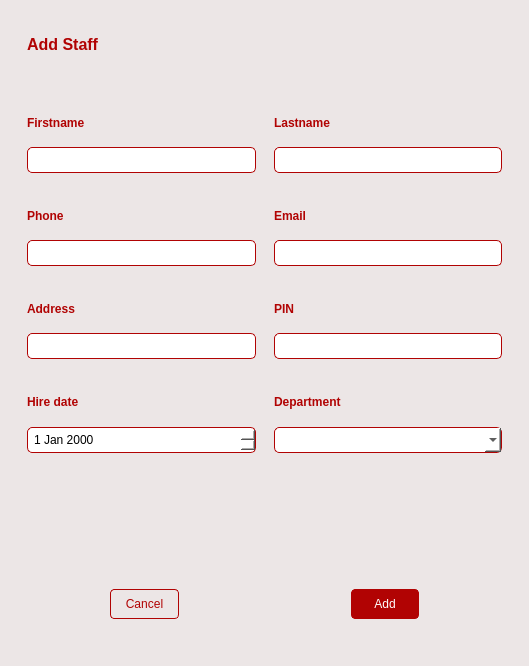
<?xml version="1.0" encoding="UTF-8"?>
<ui version="4.0">
 <class>Dialog</class>
 <widget class="QDialog" name="Dialog">
  <property name="geometry">
   <rect>
    <x>0</x>
    <y>0</y>
    <width>529</width>
    <height>666</height>
   </rect>
  </property>
  <property name="windowTitle">
   <string>Dialog</string>
  </property>
  <layout class="QGridLayout" name="gridLayout" columnstretch="1">
   <property name="leftMargin">
    <number>0</number>
   </property>
   <property name="topMargin">
    <number>0</number>
   </property>
   <property name="rightMargin">
    <number>0</number>
   </property>
   <property name="bottomMargin">
    <number>0</number>
   </property>
   <property name="spacing">
    <number>0</number>
   </property>
   <item row="0" column="0">
    <widget class="QWidget" name="widget" native="true">
     <property name="styleSheet">
      <string notr="true">background-color: rgb(236, 230, 230);</string>
     </property>
     <layout class="QGridLayout" name="gridLayout_3" rowstretch="1,8" columnminimumwidth="0">
      <item row="0" column="0">
       <widget class="QWidget" name="widget_4" native="true">
        <layout class="QHBoxLayout" name="horizontalLayout">
         <item>
          <widget class="QWidget" name="widget_7" native="true">
           <property name="font">
            <font>
             <weight>75</weight>
             <bold>true</bold>
            </font>
           </property>
           <layout class="QGridLayout" name="gridLayout_2">
            <item row="0" column="0">
             <widget class="QLabel" name="label">
              <property name="font">
               <font>
                <pointsize>12</pointsize>
                <weight>75</weight>
                <bold>true</bold>
               </font>
              </property>
              <property name="styleSheet">
               <string notr="true">color: #B10303;</string>
              </property>
              <property name="text">
               <string>Add Staff</string>
              </property>
             </widget>
            </item>
           </layout>
          </widget>
         </item>
         <item>
          <widget class="QWidget" name="widget_8" native="true"/>
         </item>
        </layout>
       </widget>
      </item>
      <item row="1" column="0">
       <widget class="QWidget" name="widget_2" native="true">
        <layout class="QVBoxLayout" name="verticalLayout">
         <item>
          <widget class="QWidget" name="widget_3" native="true">
           <property name="minimumSize">
            <size>
             <width>0</width>
             <height>0</height>
            </size>
           </property>
           <property name="maximumSize">
            <size>
             <width>16777215</width>
             <height>16777215</height>
            </size>
           </property>
           <layout class="QHBoxLayout" name="horizontalLayout_2">
            <property name="spacing">
             <number>0</number>
            </property>
            <property name="leftMargin">
             <number>0</number>
            </property>
            <property name="topMargin">
             <number>0</number>
            </property>
            <property name="rightMargin">
             <number>0</number>
            </property>
            <property name="bottomMargin">
             <number>0</number>
            </property>
            <item>
             <widget class="QWidget" name="widget_13" native="true">
              <layout class="QVBoxLayout" name="verticalLayout_3">
               <item>
                <widget class="QLabel" name="fnamelabel">
                 <property name="font">
                  <font>
                   <weight>75</weight>
                   <bold>true</bold>
                  </font>
                 </property>
                 <property name="styleSheet">
                  <string notr="true">color: #B10303;</string>
                 </property>
                 <property name="text">
                  <string>Firstname</string>
                 </property>
                </widget>
               </item>
               <item>
                <widget class="QLineEdit" name="fnameinput">
                 <property name="styleSheet">
                  <string notr="true">background-color: rgb(255, 255, 255);
border: 1px solid  #B10303;
border-radius: 5px;
padding: 4px;
</string>
                 </property>
                </widget>
               </item>
              </layout>
             </widget>
            </item>
            <item>
             <widget class="QWidget" name="widget_14" native="true">
              <layout class="QVBoxLayout" name="verticalLayout_2">
               <item>
                <widget class="QLabel" name="lnamelabel">
                 <property name="font">
                  <font>
                   <weight>75</weight>
                   <bold>true</bold>
                  </font>
                 </property>
                 <property name="styleSheet">
                  <string notr="true">color: #B10303;</string>
                 </property>
                 <property name="text">
                  <string>Lastname</string>
                 </property>
                </widget>
               </item>
               <item>
                <widget class="QLineEdit" name="lnameinput">
                 <property name="styleSheet">
                  <string notr="true">background-color: rgb(255, 255, 255);
border: 1px solid  #B10303;
border-radius: 5px;
padding: 4px;</string>
                 </property>
                </widget>
               </item>
              </layout>
             </widget>
            </item>
           </layout>
          </widget>
         </item>
         <item>
          <widget class="QWidget" name="widget_5" native="true">
           <layout class="QHBoxLayout" name="horizontalLayout_3">
            <property name="spacing">
             <number>0</number>
            </property>
            <property name="leftMargin">
             <number>0</number>
            </property>
            <property name="topMargin">
             <number>0</number>
            </property>
            <property name="rightMargin">
             <number>0</number>
            </property>
            <property name="bottomMargin">
             <number>0</number>
            </property>
            <item>
             <widget class="QWidget" name="widget_12" native="true">
              <layout class="QVBoxLayout" name="verticalLayout_4">
               <item>
                <widget class="QLabel" name="phonelabel">
                 <property name="font">
                  <font>
                   <weight>75</weight>
                   <bold>true</bold>
                  </font>
                 </property>
                 <property name="styleSheet">
                  <string notr="true">color: #B10303;</string>
                 </property>
                 <property name="text">
                  <string>Phone</string>
                 </property>
                </widget>
               </item>
               <item>
                <widget class="QLineEdit" name="phoneinput">
                 <property name="styleSheet">
                  <string notr="true">background-color: rgb(255, 255, 255);
border: 1px solid  #B10303;
border-radius: 5px;
padding: 4px;
</string>
                 </property>
                </widget>
               </item>
              </layout>
             </widget>
            </item>
            <item>
             <widget class="QWidget" name="widget_15" native="true">
              <layout class="QVBoxLayout" name="verticalLayout_5">
               <item>
                <widget class="QLabel" name="emaillabel">
                 <property name="font">
                  <font>
                   <weight>75</weight>
                   <bold>true</bold>
                  </font>
                 </property>
                 <property name="styleSheet">
                  <string notr="true">color: #B10303;</string>
                 </property>
                 <property name="text">
                  <string>Email</string>
                 </property>
                </widget>
               </item>
               <item>
                <widget class="QLineEdit" name="emailinput">
                 <property name="styleSheet">
                  <string notr="true">background-color: rgb(255, 255, 255);
border: 1px solid  #B10303;
border-radius: 5px;
padding: 4px;
</string>
                 </property>
                </widget>
               </item>
              </layout>
             </widget>
            </item>
           </layout>
          </widget>
         </item>
         <item>
          <widget class="QWidget" name="widget_6" native="true">
           <layout class="QHBoxLayout" name="horizontalLayout_4" stretch="5,5">
            <property name="spacing">
             <number>0</number>
            </property>
            <property name="leftMargin">
             <number>0</number>
            </property>
            <property name="topMargin">
             <number>0</number>
            </property>
            <property name="rightMargin">
             <number>0</number>
            </property>
            <property name="bottomMargin">
             <number>0</number>
            </property>
            <item>
             <widget class="QWidget" name="widget_16" native="true">
              <layout class="QVBoxLayout" name="verticalLayout_7">
               <item>
                <widget class="QLabel" name="addresslabel">
                 <property name="font">
                  <font>
                   <weight>75</weight>
                   <bold>true</bold>
                  </font>
                 </property>
                 <property name="styleSheet">
                  <string notr="true">color: #B10303;</string>
                 </property>
                 <property name="text">
                  <string>Address</string>
                 </property>
                </widget>
               </item>
               <item>
                <widget class="QLineEdit" name="addressinput">
                 <property name="styleSheet">
                  <string notr="true">background-color: rgb(255, 255, 255);
border: 1px solid  #B10303;
border-radius: 5px;
padding: 4px;
</string>
                 </property>
                </widget>
               </item>
              </layout>
             </widget>
            </item>
            <item>
             <widget class="QWidget" name="widget_17" native="true">
              <layout class="QVBoxLayout" name="verticalLayout_6">
               <item>
                <widget class="QLabel" name="pininput">
                 <property name="font">
                  <font>
                   <weight>75</weight>
                   <bold>true</bold>
                  </font>
                 </property>
                 <property name="styleSheet">
                  <string notr="true">color: #B10303;</string>
                 </property>
                 <property name="text">
                  <string>PIN</string>
                 </property>
                </widget>
               </item>
               <item>
                <widget class="QLineEdit" name="pinlabel">
                 <property name="styleSheet">
                  <string notr="true">background-color: rgb(255, 255, 255);
border: 1px solid  #B10303;
border-radius: 5px;
padding: 4px;
</string>
                 </property>
                </widget>
               </item>
              </layout>
             </widget>
            </item>
           </layout>
          </widget>
         </item>
         <item>
          <widget class="QWidget" name="widget_9" native="true">
           <layout class="QHBoxLayout" name="horizontalLayout_5">
            <property name="spacing">
             <number>0</number>
            </property>
            <property name="leftMargin">
             <number>0</number>
            </property>
            <property name="topMargin">
             <number>0</number>
            </property>
            <property name="rightMargin">
             <number>0</number>
            </property>
            <property name="bottomMargin">
             <number>0</number>
            </property>
            <item>
             <widget class="QWidget" name="widget_18" native="true">
              <layout class="QVBoxLayout" name="verticalLayout_8">
               <item>
                <widget class="QLabel" name="hdlabel">
                 <property name="font">
                  <font>
                   <weight>75</weight>
                   <bold>true</bold>
                  </font>
                 </property>
                 <property name="styleSheet">
                  <string notr="true">color: #B10303;</string>
                 </property>
                 <property name="text">
                  <string>Hire date</string>
                 </property>
                </widget>
               </item>
               <item>
                <widget class="QDateEdit" name="dhinput">
                 <property name="styleSheet">
                  <string notr="true">background-color: rgb(255, 255, 255);
border: 1px solid  #B10303;
border-radius: 5px;
padding: 4px;</string>
                 </property>
                </widget>
               </item>
              </layout>
             </widget>
            </item>
            <item>
             <widget class="QWidget" name="widget_19" native="true">
              <layout class="QVBoxLayout" name="verticalLayout_9">
               <item>
                <widget class="QLabel" name="deptlabel">
                 <property name="font">
                  <font>
                   <weight>75</weight>
                   <bold>true</bold>
                  </font>
                 </property>
                 <property name="styleSheet">
                  <string notr="true">color: #B10303;</string>
                 </property>
                 <property name="text">
                  <string>Department</string>
                 </property>
                </widget>
               </item>
               <item>
                <widget class="QComboBox" name="deptinput">
                 <property name="styleSheet">
                  <string notr="true">background-color: rgb(255, 255, 255);
border: 1px solid  #B10303;
border-radius: 5px;
padding: 4px;</string>
                 </property>
                </widget>
               </item>
              </layout>
             </widget>
            </item>
           </layout>
          </widget>
         </item>
         <item>
          <widget class="QWidget" name="widget_10" native="true"/>
         </item>
         <item>
          <widget class="QWidget" name="widget_11" native="true">
           <layout class="QHBoxLayout" name="horizontalLayout_6">
            <item>
             <widget class="QWidget" name="widget_20" native="true">
              <layout class="QGridLayout" name="gridLayout_4">
               <item row="0" column="1">
                <widget class="QPushButton" name="cancelbtn">
                 <property name="styleSheet">
                  <string notr="true">background-color: rgb(236, 230, 230);
color: #B10303;
border: 1px solid #B10303;
border-radius: 4px;
padding: 7px;</string>
                 </property>
                 <property name="text">
                  <string>Cancel</string>
                 </property>
                </widget>
               </item>
               <item row="0" column="0">
                <widget class="QWidget" name="widget_22" native="true"/>
               </item>
               <item row="0" column="2">
                <widget class="QWidget" name="widget_23" native="true"/>
               </item>
              </layout>
             </widget>
            </item>
            <item>
             <widget class="QWidget" name="widget_21" native="true">
              <layout class="QGridLayout" name="gridLayout_5">
               <item row="0" column="0">
                <widget class="QWidget" name="widget_24" native="true"/>
               </item>
               <item row="0" column="1">
                <widget class="QPushButton" name="addbtn">
                 <property name="styleSheet">
                  <string notr="true">background-color: #B10303;
color: white;
border: 1px solid #B10303;
border-radius: 4px;
padding: 7px;</string>
                 </property>
                 <property name="text">
                  <string>Add</string>
                 </property>
                </widget>
               </item>
               <item row="0" column="2">
                <widget class="QWidget" name="widget_25" native="true"/>
               </item>
              </layout>
             </widget>
            </item>
           </layout>
          </widget>
         </item>
        </layout>
       </widget>
      </item>
     </layout>
    </widget>
   </item>
  </layout>
 </widget>
 <resources/>
 <connections/>
</ui>
